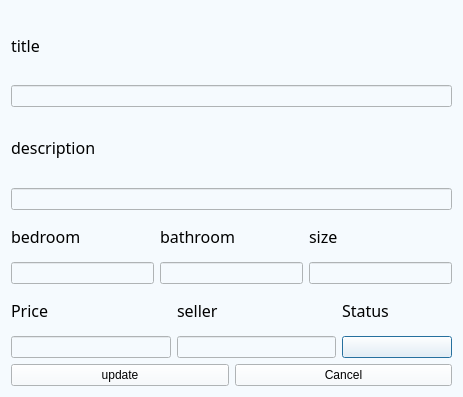
<?xml version="1.0" encoding="UTF-8"?>
<ui version="4.0">
 <class>Dialog_UpdateProperty</class>
 <widget class="QDialog" name="Dialog_UpdateProperty">
  <property name="geometry">
   <rect>
    <x>0</x>
    <y>0</y>
    <width>463</width>
    <height>397</height>
   </rect>
  </property>
  <property name="windowTitle">
   <string>Dialog</string>
  </property>
  <property name="styleSheet">
   <string notr="true">background-color: rgb(245, 250, 254);</string>
  </property>
  <layout class="QVBoxLayout" name="verticalLayout_7">
   <item>
    <widget class="QLabel" name="label_title">
     <property name="font">
      <font>
       <family>PT Root UI Bold</family>
       <pointsize>12</pointsize>
      </font>
     </property>
     <property name="text">
      <string>title</string>
     </property>
    </widget>
   </item>
   <item>
    <widget class="LineEdit" name="LineEdit_title">
     <property name="styleSheet">
      <string notr="true">LineEdit, TextEdit, PlainTextEdit {
    color: black;
    background-color: rgba(255, 255, 255, 0.7);
    border: 1px solid rgba(0, 0, 0, 13);
    border-bottom: 1px solid rgba(0, 0, 0, 100);
    border-radius: 5px;
    /* font: 14px &quot;Segoe UI&quot;, &quot;Microsoft YaHei&quot;; */
    padding: 0px 10px;
    selection-background-color: #00a7b3;
}

TextEdit,
PlainTextEdit {
    padding: 2px 3px 2px 8px;
}

LineEdit:hover, TextEdit:hover, PlainTextEdit:hover {
    background-color: rgba(249, 249, 249, 0.5);
    border: 1px solid rgba(0, 0, 0, 13);
    border-bottom: 1px solid rgba(0, 0, 0, 100);
}

LineEdit:focus {
    border-bottom: 1px solid rgba(0, 0, 0, 13);
    background-color: white;
}

TextEdit:focus,
PlainTextEdit:focus {
    border-bottom: 1px solid #009faa;
    background-color: white;
}

LineEdit:disabled, TextEdit:disabled,
PlainTextEdit:disabled {
    color: rgba(0, 0, 0, 150);
    background-color: rgba(249, 249, 249, 0.3);
    border: 1px solid rgba(0, 0, 0, 13);
    border-bottom: 1px solid rgba(0, 0, 0, 13);
}

#lineEditButton {
    border-radius: 4px;
    margin: 0;
}

#lineEditButton:hover {
    background-color: rgba(0, 0, 0, 9);
}

#lineEditButton:pressed {
    background-color: rgba(0, 0, 0, 6);
}
</string>
     </property>
    </widget>
   </item>
   <item>
    <widget class="QLabel" name="label_des">
     <property name="font">
      <font>
       <family>PT Root UI Bold</family>
       <pointsize>12</pointsize>
      </font>
     </property>
     <property name="text">
      <string>description</string>
     </property>
    </widget>
   </item>
   <item>
    <widget class="LineEdit" name="LineEdit_des">
     <property name="styleSheet">
      <string notr="true">LineEdit, TextEdit, PlainTextEdit {
    color: black;
    background-color: rgba(255, 255, 255, 0.7);
    border: 1px solid rgba(0, 0, 0, 13);
    border-bottom: 1px solid rgba(0, 0, 0, 100);
    border-radius: 5px;
    /* font: 14px &quot;Segoe UI&quot;, &quot;Microsoft YaHei&quot;; */
    padding: 0px 10px;
    selection-background-color: #00a7b3;
}

TextEdit,
PlainTextEdit {
    padding: 2px 3px 2px 8px;
}

LineEdit:hover, TextEdit:hover, PlainTextEdit:hover {
    background-color: rgba(249, 249, 249, 0.5);
    border: 1px solid rgba(0, 0, 0, 13);
    border-bottom: 1px solid rgba(0, 0, 0, 100);
}

LineEdit:focus {
    border-bottom: 1px solid rgba(0, 0, 0, 13);
    background-color: white;
}

TextEdit:focus,
PlainTextEdit:focus {
    border-bottom: 1px solid #009faa;
    background-color: white;
}

LineEdit:disabled, TextEdit:disabled,
PlainTextEdit:disabled {
    color: rgba(0, 0, 0, 150);
    background-color: rgba(249, 249, 249, 0.3);
    border: 1px solid rgba(0, 0, 0, 13);
    border-bottom: 1px solid rgba(0, 0, 0, 13);
}

#lineEditButton {
    border-radius: 4px;
    margin: 0;
}

#lineEditButton:hover {
    background-color: rgba(0, 0, 0, 9);
}

#lineEditButton:pressed {
    background-color: rgba(0, 0, 0, 6);
}
</string>
     </property>
    </widget>
   </item>
   <item>
    <layout class="QHBoxLayout" name="horizontalLayout_2">
     <item>
      <layout class="QVBoxLayout" name="verticalLayout">
       <item>
        <widget class="QLabel" name="label_bed">
         <property name="font">
          <font>
           <family>PT Root UI Bold</family>
           <pointsize>12</pointsize>
          </font>
         </property>
         <property name="text">
          <string>bedroom</string>
         </property>
        </widget>
       </item>
       <item>
        <widget class="LineEdit" name="LineEdit_bed">
         <property name="styleSheet">
          <string notr="true">LineEdit, TextEdit, PlainTextEdit {
    color: black;
    background-color: rgba(255, 255, 255, 0.7);
    border: 1px solid rgba(0, 0, 0, 13);
    border-bottom: 1px solid rgba(0, 0, 0, 100);
    border-radius: 5px;
    /* font: 14px &quot;Segoe UI&quot;, &quot;Microsoft YaHei&quot;; */
    padding: 0px 10px;
    selection-background-color: #00a7b3;
}

TextEdit,
PlainTextEdit {
    padding: 2px 3px 2px 8px;
}

LineEdit:hover, TextEdit:hover, PlainTextEdit:hover {
    background-color: rgba(249, 249, 249, 0.5);
    border: 1px solid rgba(0, 0, 0, 13);
    border-bottom: 1px solid rgba(0, 0, 0, 100);
}

LineEdit:focus {
    border-bottom: 1px solid rgba(0, 0, 0, 13);
    background-color: white;
}

TextEdit:focus,
PlainTextEdit:focus {
    border-bottom: 1px solid #009faa;
    background-color: white;
}

LineEdit:disabled, TextEdit:disabled,
PlainTextEdit:disabled {
    color: rgba(0, 0, 0, 150);
    background-color: rgba(249, 249, 249, 0.3);
    border: 1px solid rgba(0, 0, 0, 13);
    border-bottom: 1px solid rgba(0, 0, 0, 13);
}

#lineEditButton {
    border-radius: 4px;
    margin: 0;
}

#lineEditButton:hover {
    background-color: rgba(0, 0, 0, 9);
}

#lineEditButton:pressed {
    background-color: rgba(0, 0, 0, 6);
}
</string>
         </property>
        </widget>
       </item>
      </layout>
     </item>
     <item>
      <layout class="QVBoxLayout" name="verticalLayout_2">
       <item>
        <widget class="QLabel" name="label_bath">
         <property name="font">
          <font>
           <family>PT Root UI Bold</family>
           <pointsize>12</pointsize>
          </font>
         </property>
         <property name="text">
          <string>bathroom</string>
         </property>
        </widget>
       </item>
       <item>
        <widget class="LineEdit" name="LineEdit_bath">
         <property name="styleSheet">
          <string notr="true">LineEdit, TextEdit, PlainTextEdit {
    color: black;
    background-color: rgba(255, 255, 255, 0.7);
    border: 1px solid rgba(0, 0, 0, 13);
    border-bottom: 1px solid rgba(0, 0, 0, 100);
    border-radius: 5px;
    /* font: 14px &quot;Segoe UI&quot;, &quot;Microsoft YaHei&quot;; */
    padding: 0px 10px;
    selection-background-color: #00a7b3;
}

TextEdit,
PlainTextEdit {
    padding: 2px 3px 2px 8px;
}

LineEdit:hover, TextEdit:hover, PlainTextEdit:hover {
    background-color: rgba(249, 249, 249, 0.5);
    border: 1px solid rgba(0, 0, 0, 13);
    border-bottom: 1px solid rgba(0, 0, 0, 100);
}

LineEdit:focus {
    border-bottom: 1px solid rgba(0, 0, 0, 13);
    background-color: white;
}

TextEdit:focus,
PlainTextEdit:focus {
    border-bottom: 1px solid #009faa;
    background-color: white;
}

LineEdit:disabled, TextEdit:disabled,
PlainTextEdit:disabled {
    color: rgba(0, 0, 0, 150);
    background-color: rgba(249, 249, 249, 0.3);
    border: 1px solid rgba(0, 0, 0, 13);
    border-bottom: 1px solid rgba(0, 0, 0, 13);
}

#lineEditButton {
    border-radius: 4px;
    margin: 0;
}

#lineEditButton:hover {
    background-color: rgba(0, 0, 0, 9);
}

#lineEditButton:pressed {
    background-color: rgba(0, 0, 0, 6);
}
</string>
         </property>
        </widget>
       </item>
      </layout>
     </item>
     <item>
      <layout class="QVBoxLayout" name="verticalLayout_3">
       <item>
        <widget class="QLabel" name="label_size">
         <property name="font">
          <font>
           <family>PT Root UI Bold</family>
           <pointsize>12</pointsize>
          </font>
         </property>
         <property name="text">
          <string>size</string>
         </property>
        </widget>
       </item>
       <item>
        <widget class="LineEdit" name="LineEdit_size">
         <property name="styleSheet">
          <string notr="true">LineEdit, TextEdit, PlainTextEdit {
    color: black;
    background-color: rgba(255, 255, 255, 0.7);
    border: 1px solid rgba(0, 0, 0, 13);
    border-bottom: 1px solid rgba(0, 0, 0, 100);
    border-radius: 5px;
    /* font: 14px &quot;Segoe UI&quot;, &quot;Microsoft YaHei&quot;; */
    padding: 0px 10px;
    selection-background-color: #00a7b3;
}

TextEdit,
PlainTextEdit {
    padding: 2px 3px 2px 8px;
}

LineEdit:hover, TextEdit:hover, PlainTextEdit:hover {
    background-color: rgba(249, 249, 249, 0.5);
    border: 1px solid rgba(0, 0, 0, 13);
    border-bottom: 1px solid rgba(0, 0, 0, 100);
}

LineEdit:focus {
    border-bottom: 1px solid rgba(0, 0, 0, 13);
    background-color: white;
}

TextEdit:focus,
PlainTextEdit:focus {
    border-bottom: 1px solid #009faa;
    background-color: white;
}

LineEdit:disabled, TextEdit:disabled,
PlainTextEdit:disabled {
    color: rgba(0, 0, 0, 150);
    background-color: rgba(249, 249, 249, 0.3);
    border: 1px solid rgba(0, 0, 0, 13);
    border-bottom: 1px solid rgba(0, 0, 0, 13);
}

#lineEditButton {
    border-radius: 4px;
    margin: 0;
}

#lineEditButton:hover {
    background-color: rgba(0, 0, 0, 9);
}

#lineEditButton:pressed {
    background-color: rgba(0, 0, 0, 6);
}
</string>
         </property>
        </widget>
       </item>
      </layout>
     </item>
    </layout>
   </item>
   <item>
    <layout class="QHBoxLayout" name="horizontalLayout_3">
     <item>
      <layout class="QVBoxLayout" name="verticalLayout_4">
       <item>
        <widget class="QLabel" name="label_price">
         <property name="font">
          <font>
           <family>PT Root UI Bold</family>
           <pointsize>12</pointsize>
          </font>
         </property>
         <property name="text">
          <string>Price</string>
         </property>
        </widget>
       </item>
       <item>
        <widget class="LineEdit" name="LineEdit_price">
         <property name="styleSheet">
          <string notr="true">LineEdit, TextEdit, PlainTextEdit {
    color: black;
    background-color: rgba(255, 255, 255, 0.7);
    border: 1px solid rgba(0, 0, 0, 13);
    border-bottom: 1px solid rgba(0, 0, 0, 100);
    border-radius: 5px;
    /* font: 14px &quot;Segoe UI&quot;, &quot;Microsoft YaHei&quot;; */
    padding: 0px 10px;
    selection-background-color: #00a7b3;
}

TextEdit,
PlainTextEdit {
    padding: 2px 3px 2px 8px;
}

LineEdit:hover, TextEdit:hover, PlainTextEdit:hover {
    background-color: rgba(249, 249, 249, 0.5);
    border: 1px solid rgba(0, 0, 0, 13);
    border-bottom: 1px solid rgba(0, 0, 0, 100);
}

LineEdit:focus {
    border-bottom: 1px solid rgba(0, 0, 0, 13);
    background-color: white;
}

TextEdit:focus,
PlainTextEdit:focus {
    border-bottom: 1px solid #009faa;
    background-color: white;
}

LineEdit:disabled, TextEdit:disabled,
PlainTextEdit:disabled {
    color: rgba(0, 0, 0, 150);
    background-color: rgba(249, 249, 249, 0.3);
    border: 1px solid rgba(0, 0, 0, 13);
    border-bottom: 1px solid rgba(0, 0, 0, 13);
}

#lineEditButton {
    border-radius: 4px;
    margin: 0;
}

#lineEditButton:hover {
    background-color: rgba(0, 0, 0, 9);
}

#lineEditButton:pressed {
    background-color: rgba(0, 0, 0, 6);
}
</string>
         </property>
        </widget>
       </item>
      </layout>
     </item>
     <item>
      <layout class="QVBoxLayout" name="verticalLayout_5">
       <item>
        <widget class="QLabel" name="label_seller">
         <property name="font">
          <font>
           <family>PT Root UI Bold</family>
           <pointsize>12</pointsize>
          </font>
         </property>
         <property name="text">
          <string>seller</string>
         </property>
        </widget>
       </item>
       <item>
        <widget class="LineEdit" name="LineEdit_seller">
         <property name="styleSheet">
          <string notr="true">LineEdit, TextEdit, PlainTextEdit {
    color: black;
    background-color: rgba(255, 255, 255, 0.7);
    border: 1px solid rgba(0, 0, 0, 13);
    border-bottom: 1px solid rgba(0, 0, 0, 100);
    border-radius: 5px;
    /* font: 14px &quot;Segoe UI&quot;, &quot;Microsoft YaHei&quot;; */
    padding: 0px 10px;
    selection-background-color: #00a7b3;
}

TextEdit,
PlainTextEdit {
    padding: 2px 3px 2px 8px;
}

LineEdit:hover, TextEdit:hover, PlainTextEdit:hover {
    background-color: rgba(249, 249, 249, 0.5);
    border: 1px solid rgba(0, 0, 0, 13);
    border-bottom: 1px solid rgba(0, 0, 0, 100);
}

LineEdit:focus {
    border-bottom: 1px solid rgba(0, 0, 0, 13);
    background-color: white;
}

TextEdit:focus,
PlainTextEdit:focus {
    border-bottom: 1px solid #009faa;
    background-color: white;
}

LineEdit:disabled, TextEdit:disabled,
PlainTextEdit:disabled {
    color: rgba(0, 0, 0, 150);
    background-color: rgba(249, 249, 249, 0.3);
    border: 1px solid rgba(0, 0, 0, 13);
    border-bottom: 1px solid rgba(0, 0, 0, 13);
}

#lineEditButton {
    border-radius: 4px;
    margin: 0;
}

#lineEditButton:hover {
    background-color: rgba(0, 0, 0, 9);
}

#lineEditButton:pressed {
    background-color: rgba(0, 0, 0, 6);
}
</string>
         </property>
        </widget>
       </item>
      </layout>
     </item>
     <item>
      <layout class="QVBoxLayout" name="verticalLayout_6">
       <item>
        <widget class="QLabel" name="label_status">
         <property name="font">
          <font>
           <family>PT Root UI Bold</family>
           <pointsize>12</pointsize>
          </font>
         </property>
         <property name="text">
          <string>Status</string>
         </property>
        </widget>
       </item>
       <item>
        <widget class="ComboBox" name="ComboBox_status">
         <property name="minimumSize">
          <size>
           <width>110</width>
           <height>0</height>
          </size>
         </property>
        </widget>
       </item>
      </layout>
     </item>
    </layout>
   </item>
   <item>
    <layout class="QHBoxLayout" name="horizontalLayout">
     <item>
      <widget class="FilledPushButton" name="PushButton_update">
       <property name="styleSheet">
        <string notr="true">OutlinedPushButtonBase,
OutlinedToolButtonBase {
    background-color: transparent;
    border: 1px solid transparent;
    padding: 6px 10px 6px 10px;
    color: black;
    outline: none;
}

OutlinedToolButtonBase {
    padding: 8px 9px 9px 8px;
}

OutlinedPushButtonBase:pressed {
    color: rgba(0, 0, 0, 0.63);
}

OutlinedPushButtonBase:disabled {
    color: rgba(0, 0, 0, 0.36);
}

OutlinedPushButtonBase[hasIcon=false] {
    padding: 6px 10px 6px 10px;
}

OutlinedPushButtonBase[hasIcon=true] {
    padding: 6px 10px 6px 26px;
}

OutlinedPushButtonBase:checked {
    color: white;
}

OutlinedPushButtonBase:checked:pressed {
    color: rgba(255, 255, 255, 0.63);
}

OutlinedPushButton:checked,
OutlinedPushButton:checked:pressed {
    color: #009faa;
}

Chip[isClosable=true][hasIcon=false] {
    padding: 5px 32px 5px 10px;
}

Chip[isClosable=true][hasIcon=true] {
    padding: 5px 32px 5px 33px;
}

Chip[isClosable=false][hasIcon=false] {
    padding: 5px 10px 5px 10px;
}

Chip[isClosable=false][hasIcon=true] {
    padding: 5px 10px 5px 33px;
}

FilledPushButton[hasIcon=false] {
    padding: 5px 12px 6px 12px;
}

FilledPushButton[hasIcon=true] {
    padding: 5px 12px 6px 36px;
}

FilledPushButton {
    color: white;
}

FilledToolButton {
    padding: 5px 9px 6px 8px;
}

FilledPushButton:pressed {
    color: rgba(255, 255, 255, 0.786);
}

FilledPushButton:disabled {
    color: rgba(255, 255, 255, 0.36);
}

TextPushButton {
    color: black;
    background: transparent;
    border-radius: 5px;
    padding: 5px 12px 6px 12px;
    outline: none;
    border: none;
}

TextPushButton[hasIcon=false] {
    padding: 5px 12px 6px 12px;
}

TextPushButton[hasIcon=true] {
    padding: 5px 12px 6px 36px;
}

TextPushButton[level=&quot;Error&quot;] {
    color: #cf1010;
}

TextPushButton[level=&quot;Warning&quot;] {
    color: #875101;
}

TextPushButton[level=&quot;Success&quot;] {
    color: #026f02;
}

TextPushButton[level=&quot;Attension&quot;] {
    color: #009faa;
}

TextPushButton:hover{
    background-color: rgba(0, 0, 0, 9);
    color: rgb(0, 0, 0);
}

TextPushButton:pressed {
    background-color: rgba(0, 0, 0, 6);
    color: rgba(0, 0, 0, 0.63);
}

TextPushButton:disabled {
    color: rgba(0, 0, 0, 0.36);
    background-color: transparent;
}

Tag[hasIcon=false] {
    padding: 5px 8px 5px 8px;
}

Tag[hasIcon=true] {
    padding: 5px 8px 5px 31px;
}

RoundPushButton[hasIcon=false] {
    padding: 7px 24px 7px 24px;
}

RoundPushButton[hasIcon=true] {
    padding: 7px 16px 7px 33px;
}</string>
       </property>
       <property name="text">
        <string>update</string>
       </property>
      </widget>
     </item>
     <item>
      <widget class="PushButton" name="PushButton_cancel">
       <property name="text">
        <string>Cancel</string>
       </property>
      </widget>
     </item>
    </layout>
   </item>
  </layout>
 </widget>
 <customwidgets>
  <customwidget>
   <class>ComboBox</class>
   <extends>QPushButton</extends>
   <header>qfluentwidgets</header>
  </customwidget>
  <customwidget>
   <class>PushButton</class>
   <extends>QPushButton</extends>
   <header>qfluentwidgets</header>
  </customwidget>
  <customwidget>
   <class>FilledPushButton</class>
   <extends>PushButton</extends>
   <header>qfluentwidgetspro</header>
  </customwidget>
  <customwidget>
   <class>LineEdit</class>
   <extends>QLineEdit</extends>
   <header>qfluentwidgets</header>
  </customwidget>
 </customwidgets>
 <resources/>
 <connections>
  <connection>
   <sender>PushButton_cancel</sender>
   <signal>clicked()</signal>
   <receiver>Dialog_UpdateProperty</receiver>
   <slot>close()</slot>
   <hints>
    <hint type="sourcelabel">
     <x>360</x>
     <y>368</y>
    </hint>
    <hint type="destinationlabel">
     <x>379</x>
     <y>390</y>
    </hint>
   </hints>
  </connection>
 </connections>
</ui>
